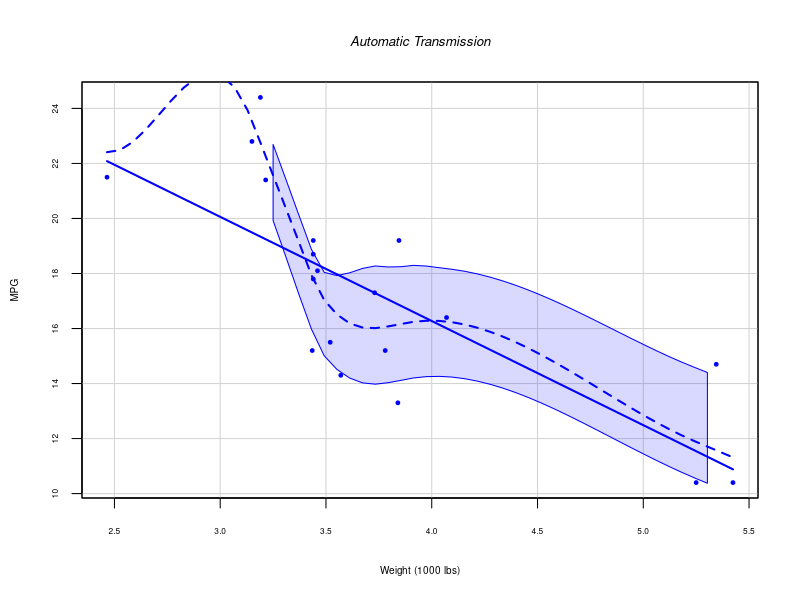
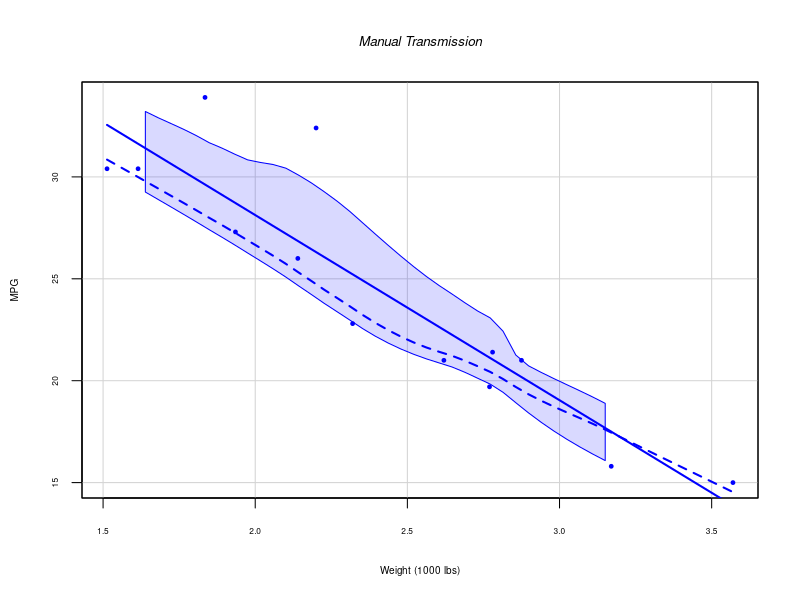
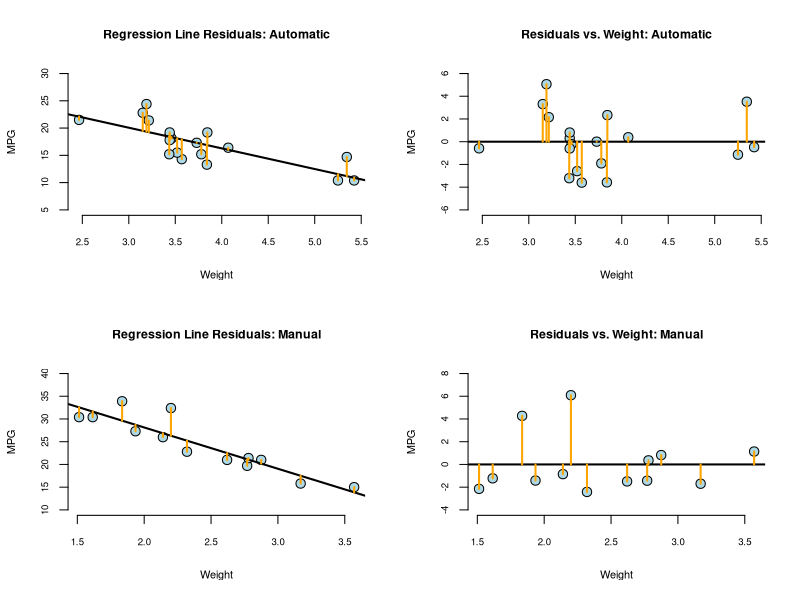

The R script that drew these images, in order:
## ---- chunk 1
knitr::opts_chunk$set(echo = TRUE)
## ---- chunk 2
split.data <- split(mtcars, as.factor(mtcars$am))
auto.trans <- split.data$`0`
manual.trans <- split.data$`1`
## ---- chunk 3
auto.fit.wt <- lm(formula = mpg ~ wt, data = auto.trans)
manual.fit.wt <- lm(formula = mpg ~ wt, data = manual.trans)
## ---- chunk 4
auto.fit.wt.hp <- lm(formula = mpg ~ wt + hp, data = auto.trans)
manual.fit.wt.hp <- lm(formula = mpg ~ wt + hp, data = manual.trans)
auto.fit.wt_hp <- lm(formula = mpg ~ wt + hp + wt:hp, data = auto.trans)
manual.fit.wt_hp <- lm(formula = mpg ~ wt + hp + wt:hp, data = manual.trans)
## ---- chunk 5
# get data
y1 <- auto.trans$mpg; x1 <- auto.trans$wt
y2 <- manual.trans$mpg; x2 <- manual.trans$wt
# linear regression
fit1 <-lm(y1 ~ x1)
fit2 <-lm(y2 ~ x2)
## ---- chunk 6
library(car)
scatterplot(mpg ~ wt, data = auto.trans, boxplots = FALSE, spread = FALSE, smoother.args=list(lty=2), pch=19, main="Automatic Transmission", xlab="Weight (1000 lbs)", ylab = "MPG", cex = .5, cex.main = .8, font.main = 3, cex.axis = .5, cex.lab = .6)
## ---- chunk 7
library(car)
scatterplot(mpg ~ wt, data = manual.trans, boxplots = FALSE, spread = FALSE, smoother.args=list(lty=2), pch=19, main="Manual Transmission", xlab="Weight (1000 lbs)", ylab = "MPG", cex = .5, cex.main = .8, font.main = 3, cex.axis = .5, cex.lab = .6)
## ---- chunk 8
# get data
y1 <- auto.trans$mpg; x1 <- auto.trans$wt; n1 <-length(y1)
y2 <- manual.trans$mpg; x2 <- manual.trans$wt; n2 <-length(y2)
# linear regression
fit1 <-lm(y1 ~ x1)
fit2 <-lm(y2 ~ x2)
# calculate residual
e1 <-resid(fit1)
e2 <-resid(fit2)
# calculate predicted values
yhat1 <-predict(fit1)
yhat2 <-predict(fit2)
# create 1 x 2 panel plot
par(mfrow=c(2, 2))

# plot residuals on regression line
plot(x1, y1, xlab = "Weight", ylab = "MPG", ylim = c(5,30), bg = "lightblue", col = "black", cex = 1.5, pch = 21, frame = FALSE, main = "Regression Line Residuals: Automatic", cex.main = .9, cex.lab = .8, cex.axis = .7)
# draw linear regression line
abline(fit1, lwd = 2)
# draw red lines from data points to regression line
for (i in 1 : n1)
        {
        lines(c(x1[i], x1[i]),c(y1[i], yhat1[i]), col = "orange" , lwd = 2)
        }
# plot residual vs x
plot(x1, e1, xlab = "Weight", ylab = "MPG", ylim = c(-6,6), bg = "lightblue", col = "black", cex = 1.5, pch = 21, frame = FALSE,main = "Residuals vs. Weight: Automatic", cex.main = .9, cex.lab = .8, cex.axis = .7)
# draw horizontal line
abline(h = 0, lwd = 2)
# draw red lines from residual to x axis
for (i in 1 : n1)
        {
        lines(c(x1[i], x1[i]),c(e1[i], 0), col = "orange" , lwd = 2)
        }


# plot residuals on regression line
plot(x2, y2, xlab = "Weight", ylab = "MPG", ylim = c(10,40), bg = "lightblue", col = "black", cex = 1.5, pch = 21, frame = FALSE,main = "Regression Line Residuals: Manual", cex.main = .9, cex.lab = .8, cex.axis = .7)
# draw linear regression line
abline(fit2, lwd = 2)
# draw red lines from data points to regression line
for (i in 1 : n2)
        {
        lines(c(x2[i], x2[i]),c(y2[i], yhat2[i]), col = "orange" , lwd = 2)
        }
# plot residual vs x
plot(x2, e2, xlab = "Weight", ylab = "MPG", ylim = c(-4,8), bg = "lightblue", col = "black", cex = 1.5, pch = 21, frame = FALSE,main = "Residuals vs. Weight: Manual", cex.main = .9, cex.lab = .8, cex.axis = .7)
# draw horizontal line
abline(h = 0, lwd = 2)
# draw red lines from residual to x axis
for (i in 1 : n2)
        {
        lines(c(x2[i], x2[i]),c(e2[i], 0), col = "orange" , lwd = 2)
        }
## ---- chunk 9
library(knitr)
Transmission <- c("Automatic","Manual")
Intercept <- c(round(summary(auto.fit.wt)$coef[1], 3), round(summary(manual.fit.wt)$coef[1], 3))
Weight <- c(round(summary(auto.fit.wt)$coef[2], 3), round(summary(manual.fit.wt)$coef[2], 3))
theTable <- data.frame(Transmission, Intercept, Weight)
rownames(theTable) <- NULL
kable(theTable)
## ---- chunk 10
Transmission <- c("Automatic","Manual")
Intercept <- c(round(summary(auto.fit.wt.hp)$coef[1], 3), round(summary(manual.fit.wt.hp)$coef[1], 3))
Weight <- c(round(summary(auto.fit.wt.hp)$coef[2], 3), round(summary(manual.fit.wt.hp)$coef[2], 3))
Horsepower <- c(round(summary(auto.fit.wt.hp)$coef[3], 3), round(summary(manual.fit.wt.hp)$coef[3], 3))
theTable <- data.frame(Transmission, Intercept, Weight, Horsepower)
rownames(theTable) <- NULL
kable(theTable)
## ---- chunk 11
Transmission <- c("Automatic","Manual")
Intercept <- c(round(summary(auto.fit.wt_hp)$coef[1], 3), round(summary(manual.fit.wt_hp)$coef[1], 3))
Weight <- c(round(summary(auto.fit.wt_hp)$coef[2], 3), round(summary(manual.fit.wt_hp)$coef[2], 3))
Horsepower <- c(round(summary(auto.fit.wt_hp)$coef[3], 3), round(summary(manual.fit.wt_hp)$coef[3], 3))
HorsepowerByWeight <- c(round(summary(auto.fit.wt_hp)$coef[4], 3), round(summary(manual.fit.wt_hp)$coef[4], 3))
theTable <- data.frame(Transmission, Intercept, Weight, Horsepower, HorsepowerByWeight)
rownames(theTable) <- NULL
kable(theTable)
## ---- chunk 12
Transmission <- c("Automatic","Manual")
Weight <- c(round(summary(auto.fit.wt)$r.squared, 3), round(summary(manual.fit.wt)$r.squared, 3))
WtAndHp <- c(round(summary(auto.fit.wt.hp)$r.squared, 3), round(summary(manual.fit.wt.hp)$r.squared, 3))
WtByHp <- c(round(summary(auto.fit.wt_hp)$r.squared, 3), round(summary(manual.fit.wt_hp)$r.squared, 3))
theTable <- data.frame(Transmission, Weight, WtAndHp, WtByHp)
rownames(theTable) <- NULL
colnames(theTable) <- c("Transmission", "~wt", "~wt + hp", "~wt + hp + wt:hp")
kable(theTable)
## ---- chunk 13
Transmission <- c("Automatic","Manual")
LowerTail <- c(round(confint(fit1)[2, 1], 2), round(confint(fit2)[2, 1], 2))
UpperTail <- c(round(confint(fit1)[2, 2], 2), round(confint(fit2)[2, 2], 2))
theTable <- data.frame(Transmission, LowerTail, UpperTail)
rownames(theTable) <- NULL
colnames(theTable) <- c("Transmission", "2.5%", "97.5%")
kable(theTable)
